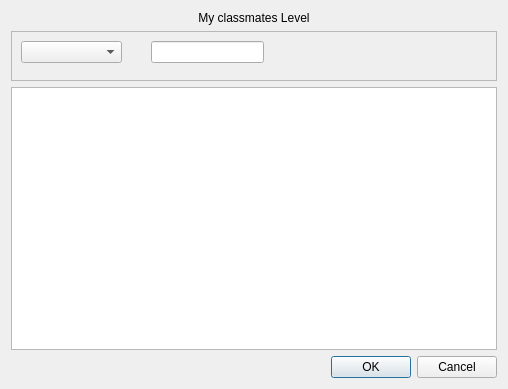
<?xml version="1.0" encoding="UTF-8"?>
<ui version="4.0">
 <class>Dialog_myClassmates</class>
 <widget class="QDialog" name="Dialog_myClassmates">
  <property name="geometry">
   <rect>
    <x>0</x>
    <y>0</y>
    <width>508</width>
    <height>389</height>
   </rect>
  </property>
  <property name="windowTitle">
   <string>Dialog</string>
  </property>
  <layout class="QVBoxLayout" name="verticalLayout">
   <item>
    <widget class="QLabel" name="label">
     <property name="text">
      <string>My classmates Level</string>
     </property>
     <property name="alignment">
      <set>Qt::AlignCenter</set>
     </property>
    </widget>
   </item>
   <item>
    <widget class="QFrame" name="frame">
     <property name="minimumSize">
      <size>
       <width>0</width>
       <height>50</height>
      </size>
     </property>
     <property name="frameShape">
      <enum>QFrame::StyledPanel</enum>
     </property>
     <property name="frameShadow">
      <enum>QFrame::Raised</enum>
     </property>
     <widget class="QComboBox" name="filter">
      <property name="geometry">
       <rect>
        <x>10</x>
        <y>10</y>
        <width>101</width>
        <height>22</height>
       </rect>
      </property>
     </widget>
     <widget class="QLineEdit" name="filter_input">
      <property name="geometry">
       <rect>
        <x>140</x>
        <y>10</y>
        <width>113</width>
        <height>22</height>
       </rect>
      </property>
     </widget>
    </widget>
   </item>
   <item>
    <widget class="QTableView" name="tableView"/>
   </item>
   <item>
    <widget class="QDialogButtonBox" name="buttonBox">
     <property name="orientation">
      <enum>Qt::Horizontal</enum>
     </property>
     <property name="standardButtons">
      <set>QDialogButtonBox::Cancel|QDialogButtonBox::Ok</set>
     </property>
    </widget>
   </item>
  </layout>
 </widget>
 <resources/>
 <connections>
  <connection>
   <sender>buttonBox</sender>
   <signal>accepted()</signal>
   <receiver>Dialog_myClassmates</receiver>
   <slot>accept()</slot>
   <hints>
    <hint type="sourcelabel">
     <x>248</x>
     <y>254</y>
    </hint>
    <hint type="destinationlabel">
     <x>157</x>
     <y>274</y>
    </hint>
   </hints>
  </connection>
  <connection>
   <sender>buttonBox</sender>
   <signal>rejected()</signal>
   <receiver>Dialog_myClassmates</receiver>
   <slot>reject()</slot>
   <hints>
    <hint type="sourcelabel">
     <x>316</x>
     <y>260</y>
    </hint>
    <hint type="destinationlabel">
     <x>286</x>
     <y>274</y>
    </hint>
   </hints>
  </connection>
 </connections>
</ui>
